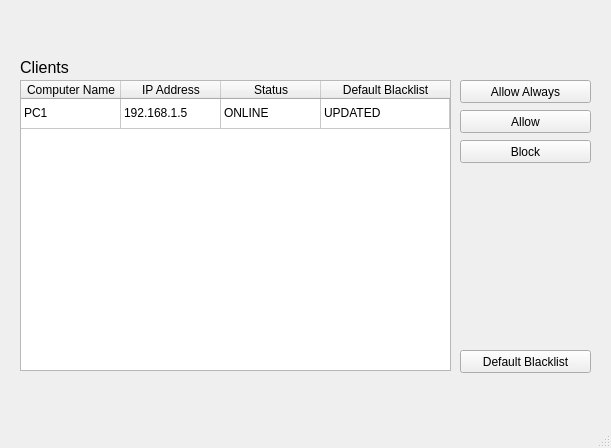
<?xml version="1.0" encoding="UTF-8"?>
<ui version="4.0">
 <class>MainWindow</class>
 <widget class="QMainWindow" name="MainWindow">
  <property name="geometry">
   <rect>
    <x>0</x>
    <y>0</y>
    <width>611</width>
    <height>448</height>
   </rect>
  </property>
  <property name="windowTitle">
   <string>MainWindow</string>
  </property>
  <widget class="QWidget" name="centralwidget">
   <widget class="QLabel" name="label">
    <property name="geometry">
     <rect>
      <x>20</x>
      <y>60</y>
      <width>57</width>
      <height>15</height>
     </rect>
    </property>
    <property name="font">
     <font>
      <pointsize>12</pointsize>
     </font>
    </property>
    <property name="text">
     <string>Clients</string>
    </property>
   </widget>
   <widget class="QPushButton" name="btnAllowAll">
    <property name="geometry">
     <rect>
      <x>460</x>
      <y>80</y>
      <width>131</width>
      <height>23</height>
     </rect>
    </property>
    <property name="text">
     <string>Allow Always</string>
    </property>
   </widget>
   <widget class="QPushButton" name="btnAllow">
    <property name="geometry">
     <rect>
      <x>460</x>
      <y>110</y>
      <width>131</width>
      <height>23</height>
     </rect>
    </property>
    <property name="text">
     <string>Allow</string>
    </property>
   </widget>
   <widget class="QPushButton" name="btnBlock">
    <property name="geometry">
     <rect>
      <x>460</x>
      <y>140</y>
      <width>131</width>
      <height>23</height>
     </rect>
    </property>
    <property name="text">
     <string>Block</string>
    </property>
   </widget>
   <widget class="QPushButton" name="btnConfigDefault">
    <property name="geometry">
     <rect>
      <x>460</x>
      <y>350</y>
      <width>131</width>
      <height>23</height>
     </rect>
    </property>
    <property name="text">
     <string>Default Blacklist</string>
    </property>
   </widget>
   <widget class="QTableWidget" name="tblClients">
    <property name="enabled">
     <bool>true</bool>
    </property>
    <property name="geometry">
     <rect>
      <x>20</x>
      <y>80</y>
      <width>431</width>
      <height>291</height>
     </rect>
    </property>
    <property name="accessibleDescription">
     <string notr="true"/>
    </property>
    <property name="editTriggers">
     <set>QAbstractItemView::NoEditTriggers</set>
    </property>
    <property name="selectionBehavior">
     <enum>QAbstractItemView::SelectRows</enum>
    </property>
    <attribute name="horizontalHeaderCascadingSectionResizes">
     <bool>false</bool>
    </attribute>
    <attribute name="horizontalHeaderStretchLastSection">
     <bool>true</bool>
    </attribute>
    <attribute name="verticalHeaderVisible">
     <bool>false</bool>
    </attribute>
    <row>
     <property name="text">
      <string>1</string>
     </property>
    </row>
    <column>
     <property name="text">
      <string>Computer Name</string>
     </property>
    </column>
    <column>
     <property name="text">
      <string>IP Address</string>
     </property>
    </column>
    <column>
     <property name="text">
      <string>Status</string>
     </property>
    </column>
    <column>
     <property name="text">
      <string>Default Blacklist</string>
     </property>
    </column>
    <item row="0" column="0">
     <property name="text">
      <string>PC1</string>
     </property>
    </item>
    <item row="0" column="1">
     <property name="text">
      <string>192.168.1.5</string>
     </property>
    </item>
    <item row="0" column="2">
     <property name="text">
      <string>ONLINE</string>
     </property>
    </item>
    <item row="0" column="3">
     <property name="text">
      <string>UPDATED</string>
     </property>
    </item>
   </widget>
  </widget>
  <widget class="QMenuBar" name="menubar">
   <property name="geometry">
    <rect>
     <x>0</x>
     <y>0</y>
     <width>611</width>
     <height>20</height>
    </rect>
   </property>
  </widget>
  <widget class="QStatusBar" name="statusbar"/>
 </widget>
 <resources/>
 <connections/>
</ui>
